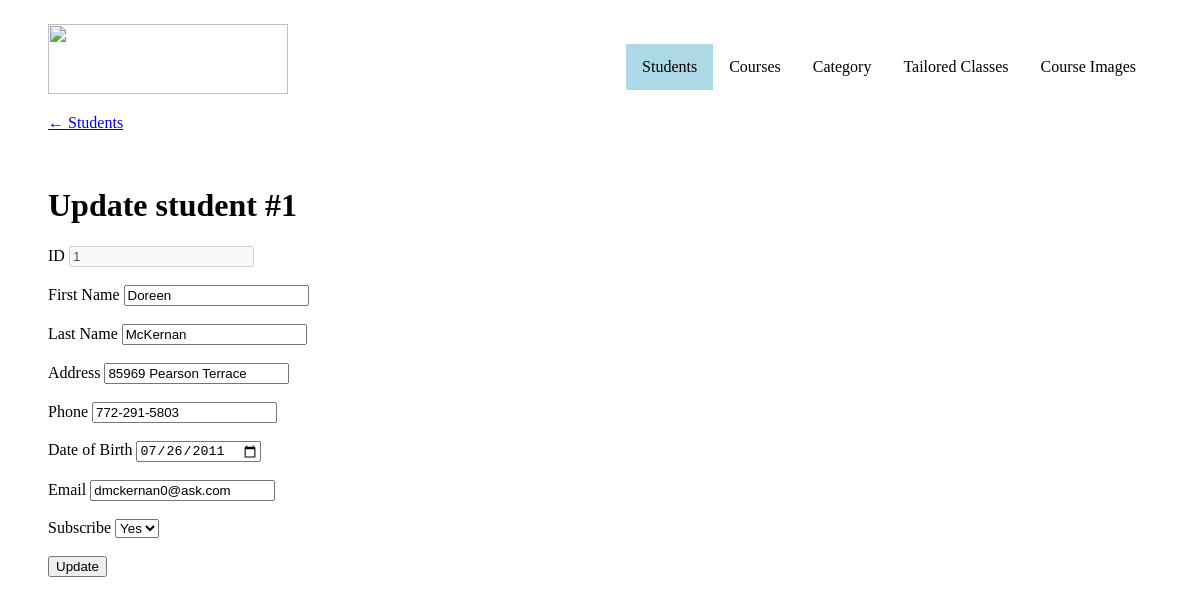
/student_update.php?id=1, run on the app's committed database.
### tables this page shows
CREATE TABLE `student`  (	
	`student_id`		INT(11) NOT NULL PRIMARY KEY AUTO_INCREMENT ,
	`first_name`	    VARCHAR(50) NOT NULL,
	`surname`		    VARCHAR(20) NOT NULL,
	`address`		    VARCHAR(100) NOT NULL,
	`phone`		        VARCHAR(15) NOT NULL,
    `dob`               DATE NOT NULL,
    `email`             VARCHAR(80) NOT NULL,
    `subscribe`         INT(1) NOT NULL
);

### student_update.php (the view, shortened to what this page needs)
<?php
require_once('connection.php');
?>
<!doctype html>
<html lang="en">
<head>
    <link rel="stylesheet" href="styles.css">
</head>
<body>
<ul>
    <a href = "index.html"><img width="240" height="70" src = "images/a2_logo.png"></a>
    <li style="float:right"><a href="images.php">Course Images</a></li>
    <li style="float:right"><a href="tailored_classes/tailored_classes.php">Tailored Classes</a></li>
    <li style="float:right"><a href="categories/category.php">Category</a></li>
    <li style="float:right"><a href="courses.php">Courses</a></li>
    <li style="float:right"><a class="active" href="students.php">Students</a></li>
</ul>
<p><a href="students.php">&#8592; Students</a></p>
<br>
<h1>Update student #<?= $_GET['id'] ?></h1>
<div class="center">
<?php
    if ($_SERVER['REQUEST_METHOD'] === 'POST' && !empty($_POST)) {
        $phpFileUploadErrors = array(
            0 => 'There is no error, the file uploaded with success',
            1 => 'The uploaded file exceeds the upload_max_filesize directive in php.ini',
            2 => 'The uploaded file exceeds the MAX_FILE_SIZE directive that was specified in the HTML form',
            3 => 'The uploaded file was only partially uploaded',
            4 => 'No file was uploaded',
            6 => 'Missing a temporary folder',
            7 => 'Failed to write file to disk.',
            8 => 'A PHP extension stopped the file upload.',
        );
        $_POST['subscribe'] = (int)$_POST['subscribe'];
        foreach ($_POST as $fieldName => $fieldValue) {
            if($_POST['subscribe'] == 0){
            }
            else if (empty($fieldValue)) {
                echo friendlyError("'$fieldName' field is empty. Please fix the issue try again. ");
                echo '<div class="center row"><button onclick="window.history.back()">Back to previous page</button></div>';
                die();
            }
        }
        $query = "UPDATE `student` SET `first_name` = :first_name,`surname` = :surname, `address` = :address,`phone` = :phone, `dob` = :dob, `email` = :email, `subscribe` = :subscribe WHERE `student_id` = :id";
        $stmt = $dbh->prepare($query);
        var_dump($_POST);
        $parameters = [
            'first_name' => $_POST['first_name'],
            'surname' => $_POST['surname'],
            'address' => $_POST['address'],
            'phone' => $_POST['phone'],
            'dob' => $_POST['dob'],
            'email' => $_POST['email'],
            'subscribe' => $_POST['subscribe'],
            'id' => $_GET['id']
        ];
        if ($stmt->execute($parameters)) {
            header("Location: students.php");
        } else {
            echo friendlyError($stmt->errorInfo()[2]);
            echo '<div class="center row"><button onclick="window.history.back()">Back to previous page</button></div>';
            die();
        }
        header("Location: students.php");
    } else {
        $query = "SELECT * FROM `student` WHERE `student_id` = ?";
        $stmt = $dbh->prepare($query);
        if ($stmt->execute([$_GET['id']])) {
            if ($stmt->rowCount() > 0) {
                $record = $stmt->fetchObject(); ?>
                <form method="post" enctype="multipart/form-data">
                    <div class="row">
                        <label for="student_id">ID</label>
                        <input type="number" id="student_id" value="<?= $record->student_id ?>" disabled/>
                    </div><br>
                    <div class="row">
                        <label for="first_name">First Name</label>
                        <input type="text" id="first_name" name="first_name" maxlength="50" value="<?= $record->first_name ?>"/>
                    </div><br>
                    <div class="row">
                        <label for="surname">Last Name</label>
                        <input type="text" id="surname" name="surname" maxlength="20" value="<?= $record->surname ?>"/>
                    </div><br>
                    <div class="row">
                        <label for="address">Address</label>
                        <input type="text" id="address" name="address" maxlength="100" value="<?= $record->address ?>"/>
                    </div><br>
                    <div class="row">
                        <label for="phone">Phone</label>
                        <input type="text" id="phone" name="phone" maxlength="15" value="<?= $record->phone ?>"/>
                    </div><br>
                    <div class="row">
                        <label for="dob">Date of Birth</label>
                        <input type="date" id="dob" name="dob" value="<?= $record->dob ?>"/>
                    </div><br>
                    <div class="row">
                        <label for="email">Email</label>
                        <input type="email" id="email" name="email" maxlength="80" value="<?= $record->email ?>"/>
                    </div><br>
                    <div class="row">
                        <label for="subscribe">Subscribe</label>
                        <select name="subscribe" id="subscribe" value="<?= $record->subscribe ?>">
                            <option value= 1>Yes</option>
                        </select>
                    </div><br>
                    <div class="row center">
                        <input type="submit" value="Update"/>
                    </div><br>
                </form>
            <?php } else {
                header("Location: students.php");
            }
        } else {
            die(friendlyError($stmt->errorInfo()[2]));
        }
    }
    ?>
</div>
</body>
</html>

### styles.css (style rules this page uses)
body { margin-top: 2%; margin-left: 4%; margin-right: 4%; }
ul { list-style-type: none; margin: 0; padding: 0; overflow: hidden; }
li { margin-top: 20px; }
li:last-child { border-right: none; }
li a { display: block; color: black; text-align: center; padding: 14px 16px; text-decoration: none; }
.active { background-color: lightblue; }
.row:after { content: ""; display: table; clear: both; }

### data on the page
student: student_id "1", first_name "Doreen", surname "McKernan", address "85969 Pearson Terrace", phone "772-291-5803", dob "07/26/2011", email "dmckernan0@ask.com", subscribe "Yes"

### other printed values
$_GET['id'] "1"
